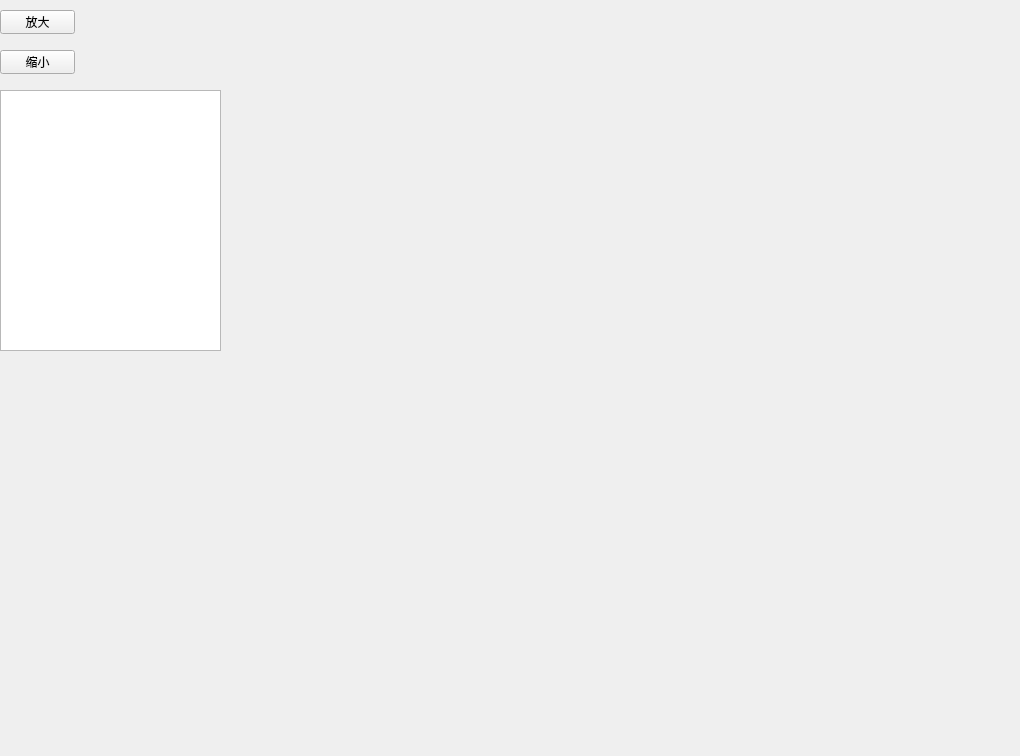
<?xml version="1.0" encoding="UTF-8"?>
<ui version="4.0">
 <class>MainWindow</class>
 <widget class="QMainWindow" name="MainWindow">
  <property name="geometry">
   <rect>
    <x>0</x>
    <y>0</y>
    <width>1020</width>
    <height>756</height>
   </rect>
  </property>
  <property name="windowTitle">
   <string>MainWindow</string>
  </property>
  <widget class="QWidget" name="centralwidget">
   <widget class="QPushButton" name="zoomout">
    <property name="geometry">
     <rect>
      <x>0</x>
      <y>10</y>
      <width>75</width>
      <height>24</height>
     </rect>
    </property>
    <property name="text">
     <string>放大</string>
    </property>
   </widget>
   <widget class="QWidget" name="gridLayoutWidget">
    <property name="geometry">
     <rect>
      <x>0</x>
      <y>90</y>
      <width>221</width>
      <height>261</height>
     </rect>
    </property>
    <layout class="QGridLayout" name="gridLayout">
     <item row="0" column="0">
      <widget class="QGraphicsView" name="picshow"/>
     </item>
    </layout>
   </widget>
   <widget class="QPushButton" name="zoommin">
    <property name="geometry">
     <rect>
      <x>0</x>
      <y>50</y>
      <width>75</width>
      <height>24</height>
     </rect>
    </property>
    <property name="text">
     <string>缩小</string>
    </property>
   </widget>
  </widget>
  <widget class="QMenuBar" name="menubar">
   <property name="geometry">
    <rect>
     <x>0</x>
     <y>0</y>
     <width>1020</width>
     <height>22</height>
    </rect>
   </property>
  </widget>
 </widget>
 <resources>
  <include location="../achv_new/ui_nuannuan.qrc"/>
 </resources>
 <connections/>
</ui>
